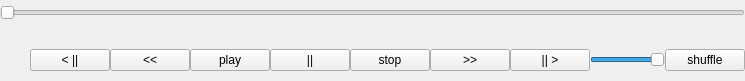
<?xml version="1.0" encoding="UTF-8"?>
<ui version="4.0">
 <class>PlayMusic</class>
 <widget class="QWidget" name="PlayMusic">
  <property name="geometry">
   <rect>
    <x>0</x>
    <y>0</y>
    <width>690</width>
    <height>81</height>
   </rect>
  </property>
  <property name="sizePolicy">
   <sizepolicy hsizetype="Expanding" vsizetype="Minimum">
    <horstretch>0</horstretch>
    <verstretch>0</verstretch>
   </sizepolicy>
  </property>
  <property name="minimumSize">
   <size>
    <width>0</width>
    <height>80</height>
   </size>
  </property>
  <property name="maximumSize">
   <size>
    <width>16777215</width>
    <height>86</height>
   </size>
  </property>
  <property name="windowTitle">
   <string>Form</string>
  </property>
  <layout class="QVBoxLayout" name="verticalLayout_2">
   <property name="spacing">
    <number>0</number>
   </property>
   <property name="leftMargin">
    <number>0</number>
   </property>
   <property name="topMargin">
    <number>0</number>
   </property>
   <property name="rightMargin">
    <number>0</number>
   </property>
   <property name="bottomMargin">
    <number>0</number>
   </property>
   <item>
    <layout class="QVBoxLayout" name="verticalLayout">
     <property name="spacing">
      <number>0</number>
     </property>
     <item>
      <widget class="QSlider" name="sliderMusic">
       <property name="orientation">
        <enum>Qt::Horizontal</enum>
       </property>
      </widget>
     </item>
     <item>
      <widget class="QLabel" name="labelTime">
       <property name="sizePolicy">
        <sizepolicy hsizetype="Minimum" vsizetype="Minimum">
         <horstretch>0</horstretch>
         <verstretch>0</verstretch>
        </sizepolicy>
       </property>
       <property name="minimumSize">
        <size>
         <width>50</width>
         <height>20</height>
        </size>
       </property>
       <property name="maximumSize">
        <size>
         <width>50</width>
         <height>20</height>
        </size>
       </property>
       <property name="font">
        <font>
         <pointsize>7</pointsize>
         <weight>75</weight>
         <italic>true</italic>
         <bold>true</bold>
        </font>
       </property>
       <property name="layoutDirection">
        <enum>Qt::RightToLeft</enum>
       </property>
       <property name="text">
        <string/>
       </property>
       <property name="alignment">
        <set>Qt::AlignRight|Qt::AlignTrailing|Qt::AlignVCenter</set>
       </property>
      </widget>
     </item>
    </layout>
   </item>
   <item>
    <layout class="QHBoxLayout" name="horizontalLayout">
     <item>
      <widget class="QScrollArea" name="scrollArea">
       <property name="minimumSize">
        <size>
         <width>30</width>
         <height>0</height>
        </size>
       </property>
       <property name="maximumSize">
        <size>
         <width>16777215</width>
         <height>30</height>
        </size>
       </property>
       <property name="frameShape">
        <enum>QFrame::NoFrame</enum>
       </property>
       <property name="frameShadow">
        <enum>QFrame::Plain</enum>
       </property>
       <property name="verticalScrollBarPolicy">
        <enum>Qt::ScrollBarAlwaysOff</enum>
       </property>
       <property name="horizontalScrollBarPolicy">
        <enum>Qt::ScrollBarAsNeeded</enum>
       </property>
       <property name="sizeAdjustPolicy">
        <enum>QAbstractScrollArea::AdjustToContentsOnFirstShow</enum>
       </property>
       <property name="widgetResizable">
        <bool>true</bool>
       </property>
       <widget class="QWidget" name="scrollAreaWidgetContents">
        <property name="geometry">
         <rect>
          <x>0</x>
          <y>0</y>
          <width>68</width>
          <height>28</height>
         </rect>
        </property>
        <property name="sizePolicy">
         <sizepolicy hsizetype="Expanding" vsizetype="Expanding">
          <horstretch>0</horstretch>
          <verstretch>0</verstretch>
         </sizepolicy>
        </property>
        <layout class="QVBoxLayout" name="verticalLayout_3">
         <property name="spacing">
          <number>0</number>
         </property>
         <property name="leftMargin">
          <number>0</number>
         </property>
         <property name="topMargin">
          <number>0</number>
         </property>
         <property name="rightMargin">
          <number>0</number>
         </property>
         <property name="bottomMargin">
          <number>0</number>
         </property>
         <item>
          <widget class="QLabel" name="NameMusic">
           <property name="sizePolicy">
            <sizepolicy hsizetype="Expanding" vsizetype="Expanding">
             <horstretch>0</horstretch>
             <verstretch>0</verstretch>
            </sizepolicy>
           </property>
           <property name="text">
            <string/>
           </property>
          </widget>
         </item>
        </layout>
       </widget>
      </widget>
     </item>
     <item>
      <widget class="QPushButton" name="ButtonPrevious">
       <property name="text">
        <string>&lt; ||</string>
       </property>
      </widget>
     </item>
     <item>
      <widget class="QPushButton" name="ButtonRewind">
       <property name="text">
        <string>&lt;&lt;</string>
       </property>
      </widget>
     </item>
     <item>
      <widget class="QPushButton" name="ButtonPlay">
       <property name="sizePolicy">
        <sizepolicy hsizetype="Minimum" vsizetype="Fixed">
         <horstretch>0</horstretch>
         <verstretch>0</verstretch>
        </sizepolicy>
       </property>
       <property name="text">
        <string>play</string>
       </property>
      </widget>
     </item>
     <item>
      <widget class="QPushButton" name="ButtonPause">
       <property name="text">
        <string>||</string>
       </property>
      </widget>
     </item>
     <item>
      <widget class="QPushButton" name="ButtinStop">
       <property name="text">
        <string>stop</string>
       </property>
      </widget>
     </item>
     <item>
      <widget class="QPushButton" name="ButtonFastForward">
       <property name="text">
        <string>&gt;&gt;</string>
       </property>
      </widget>
     </item>
     <item>
      <widget class="QPushButton" name="ButtonNext">
       <property name="text">
        <string>|| &gt;</string>
       </property>
      </widget>
     </item>
     <item>
      <widget class="QSlider" name="sliderVolume">
       <property name="minimumSize">
        <size>
         <width>75</width>
         <height>0</height>
        </size>
       </property>
       <property name="maximumSize">
        <size>
         <width>75</width>
         <height>16777215</height>
        </size>
       </property>
       <property name="maximum">
        <number>100</number>
       </property>
       <property name="value">
        <number>100</number>
       </property>
       <property name="orientation">
        <enum>Qt::Horizontal</enum>
       </property>
      </widget>
     </item>
     <item>
      <widget class="QPushButton" name="ButtonShuffle">
       <property name="text">
        <string>shuffle</string>
       </property>
      </widget>
     </item>
    </layout>
   </item>
  </layout>
 </widget>
 <resources/>
 <connections/>
</ui>
